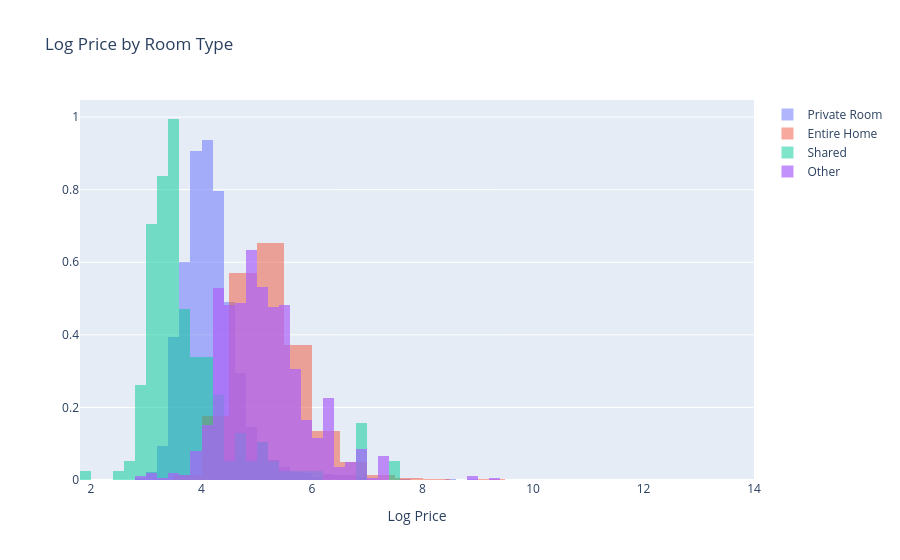

Notebook code cell kept with this figure:
### Code cell
fig = go.Figure()

private_prices = df.loc[df["private"] == 1, "log_price"].dropna()
entire_prices  = df.loc[df["entire"] == 1, "log_price"].dropna()
shared_prices = df.loc[df["shared"] == 1, "log_price"].dropna()
other_prices = df.loc[(df["shared"] == 0) & (df["entire"] == 0) & (df["private"] == 0),
                       "log_price"].dropna()

fig.add_trace(go.Histogram(
    x=private_prices,
    nbinsx=50,
    histnorm="probability density",
    opacity=0.5,
    name="Private Room"
))

fig.add_trace(go.Histogram(
    x=entire_prices,
    nbinsx=50,
    histnorm="probability density",
    opacity=0.5,
    name="Entire Home"
))
fig.add_trace(go.Histogram(
    x=shared_prices,
    nbinsx=50,
    histnorm="probability density",
    opacity=0.5,
    name="Shared"
))

fig.add_trace(go.Histogram(
    x=other_prices,
    nbinsx=50,
    histnorm="probability density",
    opacity=0.7,
    name="Other"
))

fig.update_layout(
    barmode="overlay",
    title="Log Price by Room Type",
    xaxis_title= "Log Price"
)

fig.show()

### Figure 1 — Plotly figure (JSON) as saved in the notebook; plotly's stock layout.template omitted (floating-point values rounded to 4 significant figures; data arrays with more than 128 entries replaced by an {"elided": "..."} marker saying what was removed)
{"data": [{"histnorm": "probability density", "name": "Private Room", "nbinsx": 50, "opacity": 0.5, "type": "histogram", "x": {"elided": "18670 float values"}}, {"histnorm": "probability density", "name": "Entire Home", "nbinsx": 50, "opacity": 0.5, "type": "histogram", "x": {"elided": "42108 float values"}}, {"histnorm": "probability density", "name": "Shared", "nbinsx": 50, "opacity": 0.5, "type": "histogram", "x": {"elided": "191 float values"}}, {"histnorm": "probability density", "name": "Other", "nbinsx": 50, "opacity": 0.7, "type": "histogram", "x": {"elided": "994 float values"}}], "layout": {"barmode": "overlay", "title": {"text": "Log Price by Room Type"}, "xaxis": {"title": {"text": "Log Price"}}}}
